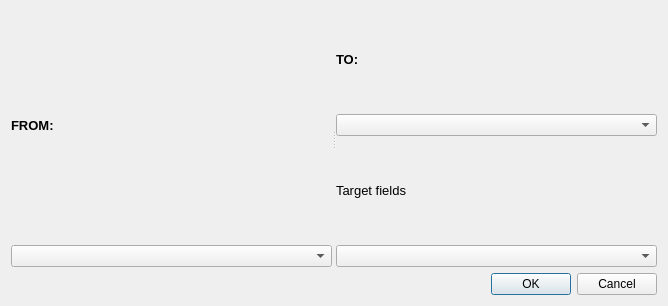
<?xml version="1.0" encoding="UTF-8"?>
<ui version="4.0">
 <class>CopyFromVectorDialog</class>
 <widget class="QDialog" name="CopyFromVectorDialog">
  <property name="geometry">
   <rect>
    <x>0</x>
    <y>0</y>
    <width>668</width>
    <height>306</height>
   </rect>
  </property>
  <property name="windowTitle">
   <string>Copy fields from vector to vector</string>
  </property>
  <property name="layoutDirection">
   <enum>Qt::LeftToRight</enum>
  </property>
  <layout class="QVBoxLayout" name="verticalLayout_4">
   <item>
    <layout class="QVBoxLayout" name="verticalLayout_3">
     <item>
      <widget class="QSplitter" name="splitter">
       <property name="orientation">
        <enum>Qt::Horizontal</enum>
       </property>
       <widget class="QWidget" name="layoutWidget">
        <layout class="QVBoxLayout" name="verticalLayout">
         <item>
          <widget class="QLabel" name="labelLayer">
           <property name="font">
            <font>
             <pointsize>10</pointsize>
             <weight>75</weight>
             <bold>true</bold>
            </font>
           </property>
           <property name="layoutDirection">
            <enum>Qt::LeftToRight</enum>
           </property>
           <property name="text">
            <string>FROM:</string>
           </property>
           <property name="alignment">
            <set>Qt::AlignLeading|Qt::AlignLeft|Qt::AlignVCenter</set>
           </property>
          </widget>
         </item>
         <item>
          <widget class="QComboBox" name="cmbLayerFrom"/>
         </item>
        </layout>
       </widget>
       <widget class="QWidget" name="layoutWidget">
        <layout class="QVBoxLayout" name="verticalLayout_2">
         <item>
          <widget class="QLabel" name="labelLayer_2">
           <property name="font">
            <font>
             <pointsize>10</pointsize>
             <weight>75</weight>
             <bold>true</bold>
            </font>
           </property>
           <property name="layoutDirection">
            <enum>Qt::LeftToRight</enum>
           </property>
           <property name="text">
            <string>TO:</string>
           </property>
           <property name="alignment">
            <set>Qt::AlignLeading|Qt::AlignLeft|Qt::AlignVCenter</set>
           </property>
          </widget>
         </item>
         <item>
          <widget class="QComboBox" name="cmbLayerTo"/>
         </item>
         <item>
          <widget class="QLabel" name="labelField_2">
           <property name="font">
            <font>
             <pointsize>10</pointsize>
            </font>
           </property>
           <property name="layoutDirection">
            <enum>Qt::LeftToRight</enum>
           </property>
           <property name="text">
            <string>Target fields</string>
           </property>
           <property name="alignment">
            <set>Qt::AlignLeading|Qt::AlignLeft|Qt::AlignVCenter</set>
           </property>
          </widget>
         </item>
         <item>
          <widget class="QComboBox" name="cmbFieldTo">
           <property name="maxVisibleItems">
            <number>25</number>
           </property>
          </widget>
         </item>
        </layout>
       </widget>
      </widget>
     </item>
     <item>
      <widget class="QDialogButtonBox" name="buttonBox">
       <property name="orientation">
        <enum>Qt::Horizontal</enum>
       </property>
       <property name="standardButtons">
        <set>QDialogButtonBox::Cancel|QDialogButtonBox::Ok</set>
       </property>
       <property name="centerButtons">
        <bool>false</bool>
       </property>
      </widget>
     </item>
    </layout>
   </item>
  </layout>
  <zorder></zorder>
 </widget>
 <tabstops>
  <tabstop>cmbFieldTo</tabstop>
  <tabstop>cmbLayerTo</tabstop>
  <tabstop>buttonBox</tabstop>
 </tabstops>
 <resources/>
 <connections/>
 <designerdata>
  <property name="gridDeltaX">
   <number>10</number>
  </property>
  <property name="gridDeltaY">
   <number>10</number>
  </property>
  <property name="gridSnapX">
   <bool>true</bool>
  </property>
  <property name="gridSnapY">
   <bool>true</bool>
  </property>
  <property name="gridVisible">
   <bool>true</bool>
  </property>
 </designerdata>
</ui>
